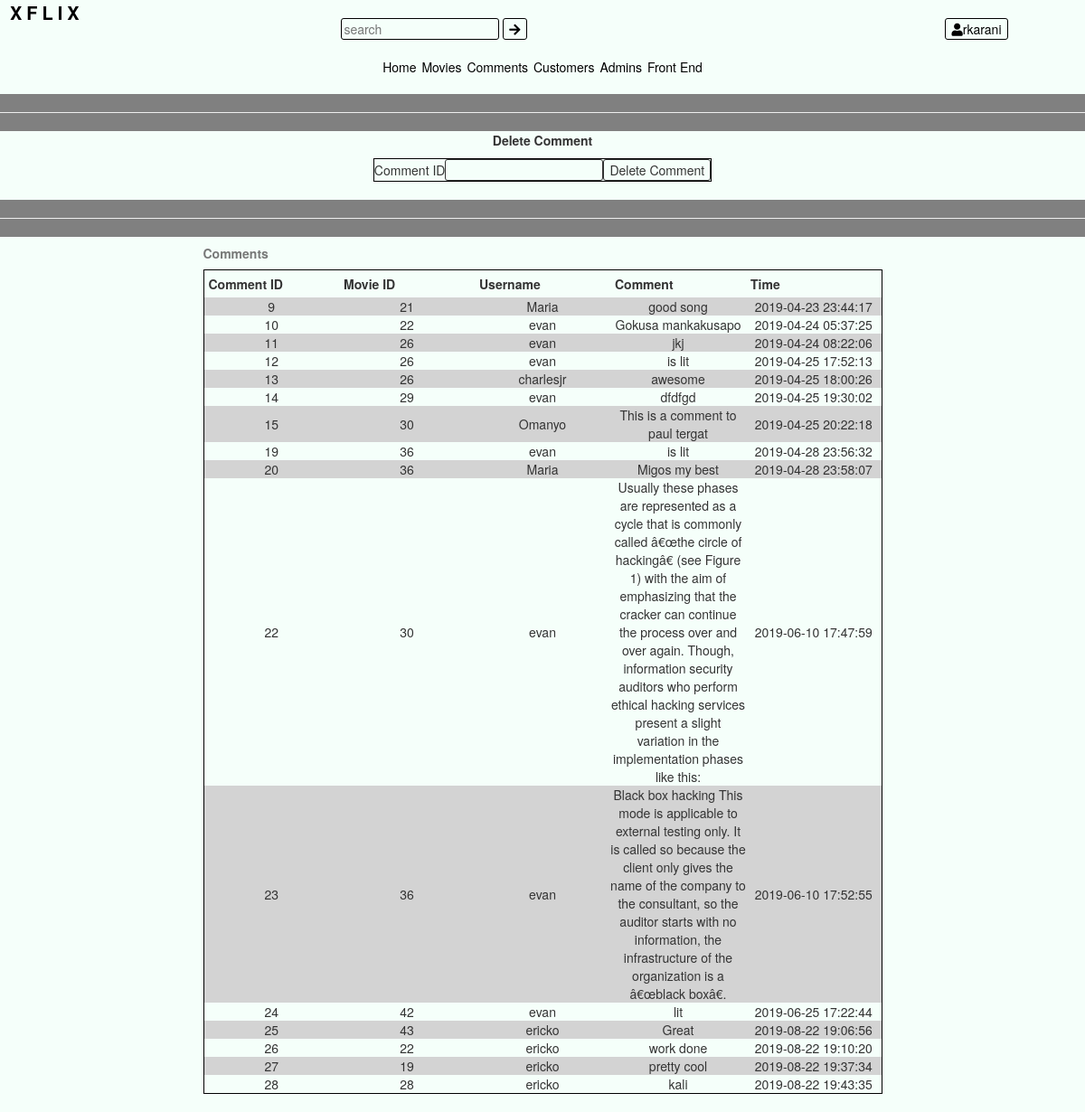
Screenshot of /project/admcomments.php (signed in) with the database file from the repository.
### tables this page shows
CREATE TABLE `comments` (
  `comments_id` int(11) NOT NULL,
  `movie_ID` int(11) NOT NULL,
  `username` varchar(100) NOT NULL,
  `comment` text NOT NULL,
  `Time` timestamp NOT NULL DEFAULT CURRENT_TIMESTAMP ON UPDATE CURRENT_TIMESTAMP
);

### project/select_comments.php (the view)
<?php
require_once('dbconnection.php');
$select="select * from comments";
$result=mysqli_query($conn,$select) or die("Error accessing comments. ".mysqli_error($conn));
if(mysqli_num_rows($result)>0){
	echo "<table align='center'><caption><b> Comments </b></caption>
	<tr><th>Comment ID</th><th> Movie ID</th><th> Username </th><th> Comment</th>
	<th> Time</th></tr>";
	while($row=mysqli_fetch_assoc($result) ){
		echo "<tr><td>".$row['comments_id']."</td><td>".$row['movie_ID']."</td><td>".$row['username']."</td><td>".$row['comment']."</td><td>".$row['Time']."</td></tr>";
	}
	echo "</table>";
}
else{
	echo "No Comments  available";
}
?>

### project/backstyle.css (style rules this page uses)
body { background-image:url(11176.jpg); text-align:center; background-repeat:no-repeat; background-size:cover; background-color: grey; }
* { box-sizing:border-box; }
#add td,th { width: 150px; }
#customers td,th { width: 150px; padding: 5px; }
#admins td,th { width: 150px; padding: 5px; }
table { border:1px solid black; }
#moviess td,th { width: 150px; padding: 5px; }
tr:nth-child(even) { background-color: lightgrey; }

### rows the page displays
comments: comments_id "9", movie_ID "21", username "Maria", comment "good song", Time "2019-04-23 23:44:17"
comments: comments_id "10", movie_ID "22", username "evan", comment "Gokusa mankakusapo", Time "2019-04-24 05:37:25"
comments: comments_id "11", movie_ID "26", username "evan", comment "jkj", Time "2019-04-24 08:22:06"
comments: comments_id "12", movie_ID "26", username "evan", comment "is lit", Time "2019-04-25 17:52:13"
comments: comments_id "13", movie_ID "26", username "charlesjr", comment "awesome", Time "2019-04-25 18:00:26"
comments: comments_id "14", movie_ID "29", username "evan", comment "dfdfgd", Time "2019-04-25 19:30:02"
comments: comments_id "15", movie_ID "30", username "Omanyo", comment "This is a comment to paul tergat", Time "2019-04-25 20:22:18"
comments: comments_id "19", movie_ID "36", username "evan", comment "is lit", Time "2019-04-28 23:56:32"
comments: comments_id "20", movie_ID "36", username "Maria", comment "Migos my best", Time "2019-04-28 23:58:07"
comments: comments_id "22", movie_ID "30", username "evan", comment "Usually these phases are represented as a cycle that is commonly called â€œthe circle of hackingâ€ (see Figure 1) with the aim of emphasizing that the cracker can continue the process over and over again. Though, information security auditors who perform ethical hacking services present a slight variation in the implementation phases like this:", Time "2019-06-10 17:47:59"
comments: comments_id "23", movie_ID "36", username "evan", comment "Black box hacking This mode is applicable to external testing only. It is called so because the client only gives the name of the company to the consultant, so the auditor starts with no information, the infrastructure of the organization is a â€œblack boxâ€.", Time "2019-06-10 17:52:55"
comments: comments_id "24", movie_ID "42", username "evan", comment "lit", Time "2019-06-25 17:22:44"
comments: comments_id "25", movie_ID "43", username "ericko", comment "Great", Time "2019-08-22 19:06:56"
comments: comments_id "26", movie_ID "22", username "ericko", comment "work done", Time "2019-08-22 19:10:20"
comments: comments_id "27", movie_ID "19", username "ericko", comment "pretty cool", Time "2019-08-22 19:37:34"
comments: comments_id "28", movie_ID "28", username "ericko", comment "kali", Time "2019-08-22 19:43:35"

### other values shown
$_SESSION['Admin'] "rkarani"
